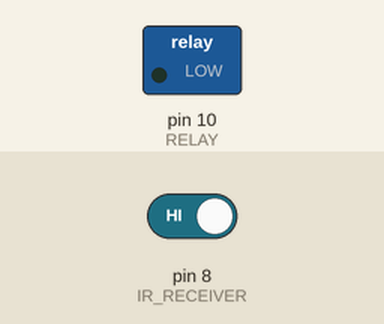
The sketch below on a simulated Arduino Uno, built with avr-gcc and run on an emulated ATmega328P. On the bench: switched loads named in the sketch (green lamp = pin HIGH). The inputs (shaded band) are chosen by the test bench; at power-on: pin 8 (IR_RECEIVER) HIGH.

Above: at 1.2 s.
1.3 s: pin 8 (IR_RECEIVER) driven LOW
At 2.0 s:
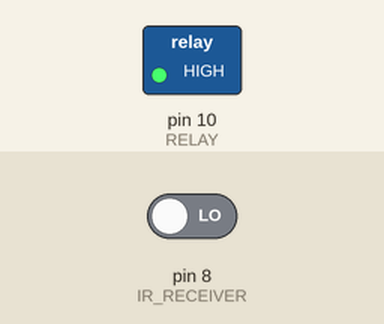
Timing chart, 0 to 4.3 s (numbered marks = the images above; inputs shaded):
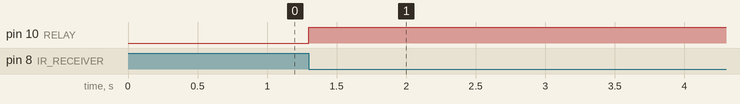

The sketch:

arduino-staircase-lights.ino
```cpp
#define IR_RECEIVER 8
#define RELAY 10

void setup() {
    pinMode(RELAY, OUTPUT);
  digitalWrite(RELAY, LOW);

}

unsigned long lastTimeDetected=0;
#define TIME_TO_WAIT 60000

// the loop function runs over and over again forever
void loop() {

/**
  lastTimeDetected should always be >= than millis()
  if this is not the case, is because millis() had an overflow
  and it is starting from 0 again
**/
  if (millis() < lastTimeDetected) { // Reset on rollover
    digitalWrite(RELAY, LOW);
    lastTimeDetected = 0;
  }

  int sensorValue = digitalRead(IR_RECEIVER);

  if (sensorValue == 0 ) {
    digitalWrite(RELAY, HIGH);   // turn the LED on (HIGH is the voltage level)

    // millis(): Returns the number of milliseconds passed since the Arduino board began running the current program.
    // This number will overflow (go back to zero), after approximately 50 days.
    lastTimeDetected= millis() ;
  }

  if (lastTimeDetected + TIME_TO_WAIT < millis() ) {
    digitalWrite(RELAY, LOW);

  }
  delay(100);

}
```

Measured:
- after the input at 1.3 s, pin 10 (RELAY): LOW → HIGH at once
